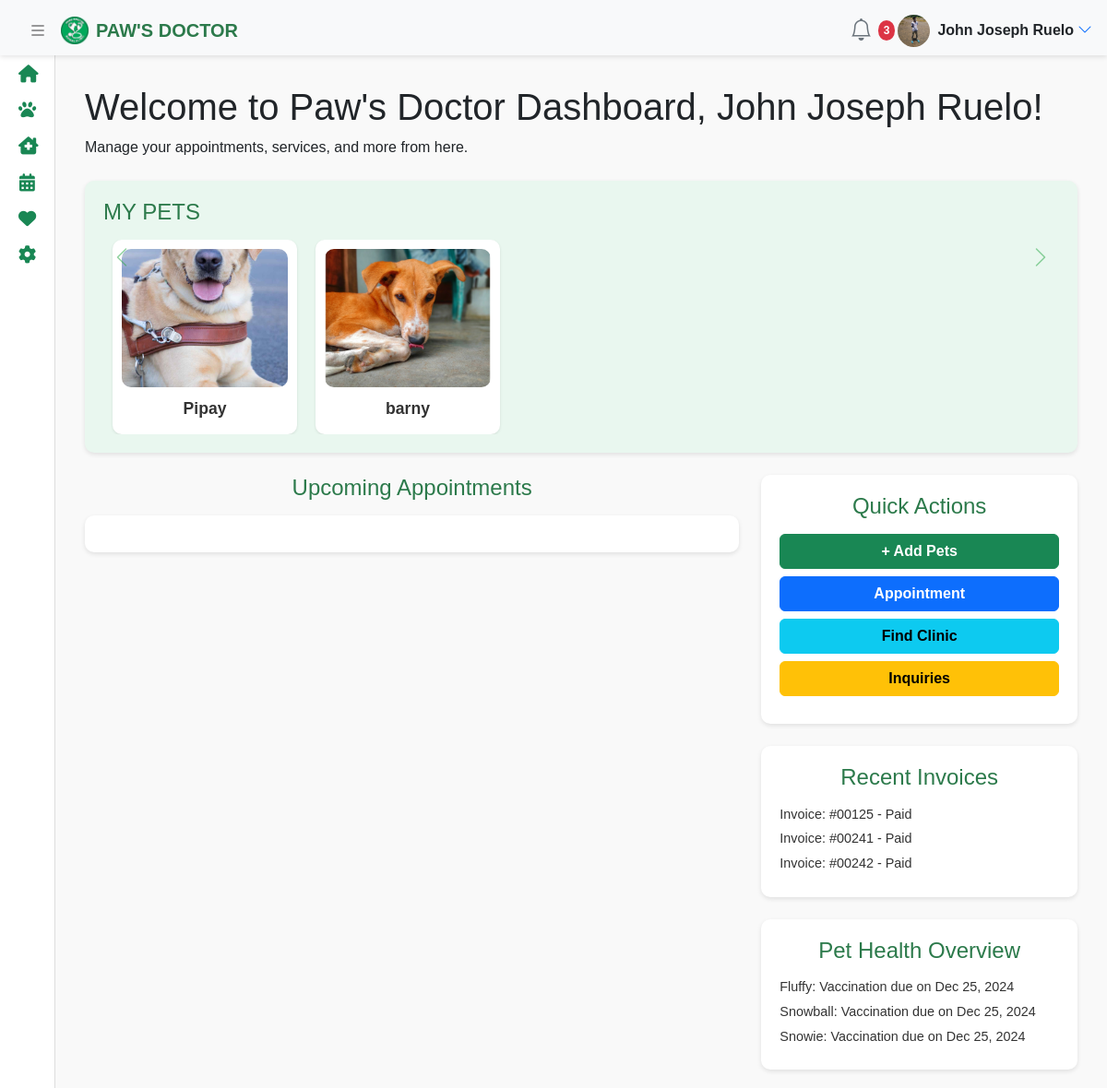
Screenshot of / (signed in) with the database file from the repository.
### tables this page shows
CREATE TABLE `pet_images` (
  `image_id` int(11) NOT NULL,
  `pet_id` int(11) NOT NULL,
  `image_path` varchar(255) NOT NULL
);

CREATE TABLE `pet_information` (
  `pet_id` int(11) NOT NULL,
  `pet_name` varchar(255) NOT NULL,
  `gender` enum('Male','Female') NOT NULL,
  `birthdate` date NOT NULL,
  `weight` decimal(5,2) DEFAULT NULL,
  `color` varchar(255) DEFAULT NULL,
  `distinguishing_marks` text DEFAULT NULL,
  `species_id` int(11) NOT NULL,
  `breed_id` int(11) NOT NULL,
  `petitioner_id` int(11) NOT NULL
);

### petcoursel.php (shortened to what this page needs)
<div id="dashboardSection" class="main-content container-fluid g-0" >
    <div class="container-fluid">
        <h1 class="text-center text-md-start mt-5 mt-md-3">Welcome to Paw's Doctor Dashboard,
        <?php
            echo isset($_SESSION['username']) ? htmlspecialchars($_SESSION['username']) : 'Guest';
            ?>!
        </h1>
        <p class="text-center text-md-start">Manage your appointments, services, and more from here.</p>
        <?php
include 'config.php';
$sql = "SELECT pi.image_id, pi.image_path, p.pet_name
        FROM pet_images pi
        JOIN Pet_Information p ON pi.pet_id = p.pet_id";
$result = $conn->query($sql);
?>
<div class="row my-4">
    <div class="col-12">
        <div class="my-pets-section">
            <h4 class="section-title text-center text-md-start">MY PETS</h4>
            <div class="pet-carousel-container d-flex flex-column align-items-center">
                <div class="d-flex w-100 justify-content-between align-items-center">
                    <button class="carousel-control-prev btn btn-outline-secondary" id="prevPet">
                        <i class="bi bi-chevron-left"></i>
                    </button>
                    <div class="pet-carousel overflow-hidden flex-grow-1">
                        <div class="pet-carousel-items d-flex justify-content-start" id="petsContainer">
                            <?php
                            if ($result->num_rows > 0) {
                                while ($row = $result->fetch_assoc()) {
                                    echo '<div class="pet-card">';
                                    echo '<img src="' . htmlspecialchars($row['image_path']) . '" alt="' . htmlspecialchars($row['pet_name']) . '">';
                                    echo '<p>' . htmlspecialchars($row['pet_name']) . '</p>';
                                    echo '</div>';
                                }
                            } else {
                                echo '<p>No pets found.</p>';
                            }
                            ?>
                        </div>
                    </div>
                    <button class="carousel-control-next btn btn-outline-secondary" id="nextPet">
                        <i class="bi bi-chevron-right"></i>
                    </button>
                </div>
            </div>
        </div>
    </div>
</div>

### css/dashboard.css (style rules this page uses)
body { display: flex; flex-direction: row; height: 100vh; margin: 0; overflow: hidden; font-family: Arial, sans-serif; }
.main-content { flex: 1; margin-left: 250px; padding: 20px; padding-top: 76px; overflow-y: auto; background-color: #f9f9f9; transition: margin-left 0.3s ease; }
.sidebar.collapsed ~ .main-content { margin-left: 60px; }
.section-title { font-size: 1.5rem; color: #2c7a4b; margin-bottom: 15px; text-align: center; }
.my-pets-section { background-color: #e9f7ef; padding: 20px; border-radius: 10px; box-shadow: 0px 2px 5px rgba(0, 0, 0, 0.1); width: 100%; }
.pet-carousel-container { display: flex; align-items: center; justify-content: center; position: relative; overflow: hidden; }
.pet-carousel { width: 100%; overflow-x: hidden; }
.pet-carousel-items { display: flex; transition: transform 0.3s ease-in-out; }
.pet-card { flex: 0 0 200px; margin: 0 10px; text-align: center; background-color: #fff; border-radius: 10px; padding: 10px; box-shadow: 0px 1px 3px rgba(0, 0, 0, 0.1); position: relative; }
.pet-card img { width: 100%; height: 150px; object-fit: cover; border-radius: 10px; margin-bottom: 10px; }
.pet-card p { font-size: 1.1rem; color: #333; font-weight: bold; margin-bottom: 5px; }
.carousel-control-prev, .carousel-control-next { width: 40px; height: 40px; border: none; background-color: transparent; color: #28a745; font-size: 1.5rem; display: flex; justify-content: center; align-items: center; z-index: 2; cursor: pointer; border-radius: 50%; transition: background-color 0.3s ease, transform 0.2s ease; }

### rows the page displays
pet_images: image_path (picture), pet.pet_name "Pipay"
pet_images: image_path (picture), pet.pet_name "barny"

### other values shown
$userName "John Joseph Ruelo"
$_SESSION['username'] "John Joseph Ruelo"
